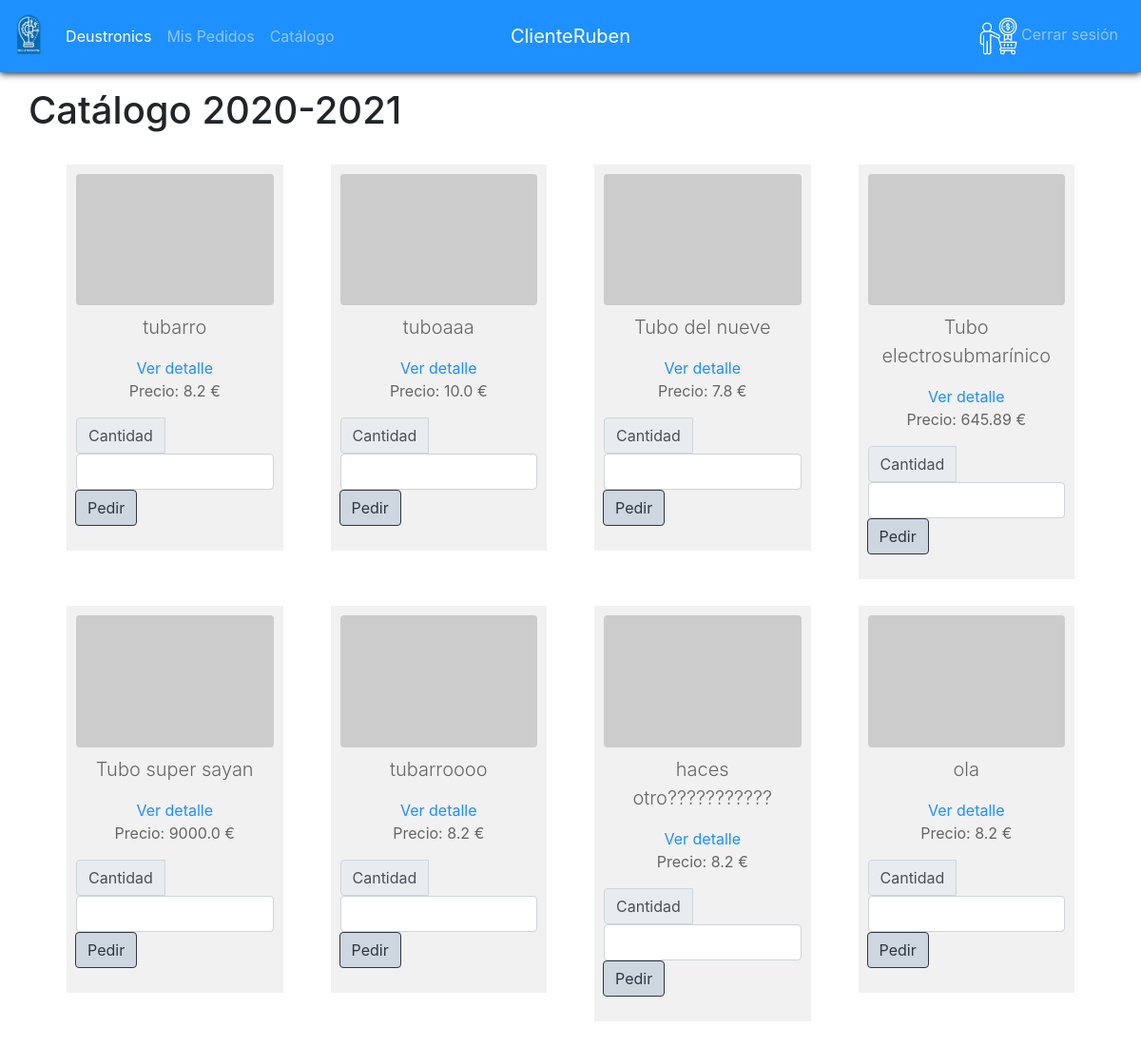
Page /catalogo/ (signed in) on the committed database.
### app/models.py (models this page shows, shortened)
class Catalogo(models.Model):
    descripcion = models.CharField(max_length=250)
    nombre = models.CharField(max_length=100, default="NombreDefault")
    precio = models.FloatField(default = 0.0)

### app/views.py (the view)
# urls.py: path('catalogo/', login_required(views.CatalogoListView.as_view()), name='catalogo_lista'),
class CatalogoListView(View):
    def get(self, request, *args, **kwargs):
        context = {
            'catalogos': Catalogo.objects.all(),
            'urlBotonFlotante':reverse('catalogo_create')
        }
        return render(request, "catalogo_lista.html", context)

### app/templatetags/sesion_tags.py (called while the page is built)
@register.filter(name='has_group')
def has_group(user, group_name):
    return user.groups.filter(name=group_name).exists()

### app/templates/catalogo_lista.html (shortened to what this page needs)
{%extends 'base.html'%} {% block content%}
{% load sesion_tags %}
<h1>
  Catálogo 2020-2021
</h1>
<div class="container">
  <div class="row">
    <div class="MultiCarousel" data-items="1,3,5,6" data-slide="1" id="MultiCarousel" data-interval="1000">
      <div class="MultiCarousel-inner">
        {%for catalogo in catalogos%}
        <div class="item catalog-item mb-2 col-sm-3">
          <div class="pad15">
            <img src="https://dummyimage.com/600x400/000/fff" class="img-fluid rounded mx-auto d-block"
              alt="Imagen de catálogo" />
            <p class="lead mt-2">{{catalogo.nombre}}</p>
            <a href="{%url 'catalogo_detalle' catalogo.id %}"> Ver detalle</a>
            <p>Precio: {{catalogo.precio}} €</p>
            {%if  request.user|has_group:"CLIENTE" %}
            <div class="input-group mb-3">
              <div class="input-group-prepend">
                <span class="input-group-text" id="inputGroup-sizing-default">Cantidad</span>
              </div>
              <form action="{%url 'pedido_create'%}" method="POST">
                <input type="number" class="form-control" aria-label="Sizing example input"
                  aria-describedby="inputGroup-sizing-default" name="cantidad" />
                <div class="input-group-append">
                  <button class="btn btn-outline-dark bg-secondary" type="submit" id="button-addon1">Pedir</button>
                </div>
              </form>
            </div>
            {%endif%}
          </div>
        </div>
        {%endfor%}
      </div>
    </div>
    {%endblock%}

### app/templates/base.html (shortened to what this page needs)
{%load static %} {% load sesion_tags %}
<!DOCTYPE html>
<html lang="en">
<head>
  <link rel="stylesheet" href="{% static 'main.css'%}" />
</head>
<body>
  {% block nav%}
  <nav class="navbar navbar-expand-md navbar-dark bg-primary mb-3" id="navbar">
    <div class="navbar-collapse collapse w-100 order-1 order-md-0 dual-collapse2">
      <a class="navbar-brand" href="{%url 'index' %}"><img src="{% static 'Desuto5.png' %}" alt="" id="logo" /></a>
      <ul class="navbar-nav mr-auto">
        <li class="nav-item active">
          <a class="nav-link" href="{%url 'index' %}">Deustronics</a>
        </li>
        {% if request.user|has_group:"OPERARIO" %}
        <li class="nav-item">
          <a class="nav-link" href="{% url 'mis_tareas'%}">Mis tareas</a>
        </li>
        {% elif request.user|has_group:"CLIENTE" %}
        <li class="nav-item">
          <a class="nav-link" href="{%url 'mis_pedidos' %}">Mis Pedidos</a>
        </li>
        <li class="nav-item">
          <a class="nav-link" href="{%url 'catalogo_lista' %}">Catálogo</a>
        </li>
        {% elif request.user|has_group:"RESPONSABLE" %}
        <li class="nav-item">
          <a class="nav-link" href="#">Nuevos Pedidos</a>
        </li>
        {%endif%}
      </ul>
    </div>
    <div class="mx-auto order-0">
      <a class="navbar-brand mx-auto" href="#">{{user.get_username}}</a>
    </div>
    <div class="navbar-collapse collapse w-100 order-3 dual-collapse2">
      <ul class="navbar-nav ml-auto">
        <li class="nav-item">
          <a class="nav-link" href="{%url 'logout' %}">
            {% if request.user|has_group:"OPERARIO" %}
            <img class="user-type-icon" src="{%static 'icons/Operario.png'%}" alt="" />
            {% elif request.user|has_group:"CLIENTE" %}
            <img class="user-type-icon" src="{%static 'icons/Cliente.png'%}" alt="" />
            {% elif request.user|has_group:"RESPONSABLE" %}
            <img class="user-type-icon" src="{%static 'icons/Responsable.png'%}" alt="" />
            {%else%}
            <img class="user-type-icon" src="{%static 'icons/Admin.png'%}" alt="" />
            {%endif%}
            <span> Cerrar sesión </span></a>
        </li>
      </ul>
    </div>
  </nav>
  {%endblock%}
  <div class="container fill">
    <div class="row">
      {%block content %} {%endblock%}
    </div>
  </div>
</body>
</html>

### rows in the picture
Catalogo: nombre "tubarro", precio "8.2"
Catalogo: nombre "tuboaaa", precio "10.0"
Catalogo: nombre "Tubo del nueve", precio "7.8"
Catalogo: nombre "Tubo electrosubmarínico", precio "645.89"
Catalogo: nombre "Tubo super sayan", precio "9000.0"
Catalogo: nombre "tubarroooo", precio "8.2"
Catalogo: nombre "haces otro???????????", precio "8.2"
Catalogo: nombre "ola", precio "8.2"

### other values in the picture
{{ user.get_username }} "ClienteRuben"
